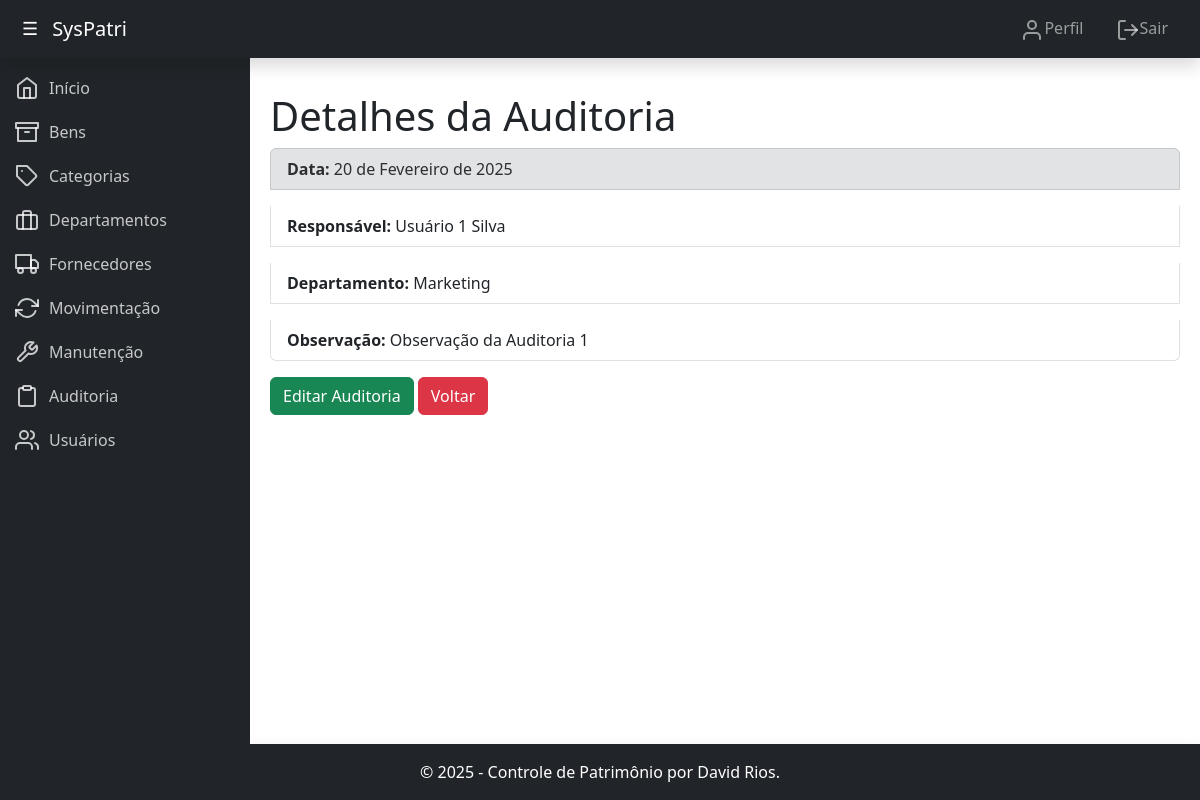
/controle/auditorias/detalhes/1/ (signed in), run on the app's committed database.
### controle/models.py (models this page shows, shortened)
class Auditoria(models.Model):
    departamento = models.ForeignKey(Departamento, on_delete=models.CASCADE, verbose_name="Departamento")
    data = models.DateField(auto_now_add=True, verbose_name="Data da Auditoria")
    responsavel = models.ForeignKey(Usuario, on_delete=models.SET_NULL, null=True, verbose_name="Responsável")
    observacao = models.TextField(verbose_name="Observação")
    class Meta:
        verbose_name = "Auditoria"
        verbose_name_plural = "Auditorias"

### core/models.py (models this page shows)
class Usuario(AbstractUser):
    departamento = models.ForeignKey(Departamento, on_delete=models.SET_NULL, null=True, blank=True, verbose_name="Departamento")
    cargo = models.CharField(max_length=100, blank=True, null=True, verbose_name="Cargo")
    gerente = models.BooleanField(default=False, verbose_name="Gerente")
    groups = models.ManyToManyField(
        'auth.Group',
        verbose_name='groups',
        blank=True,
        help_text='The groups this user belongs to. A user will get all permissions granted to each of their groups.',
        related_name="usuario_groups",  # Nome único para o related_name
        related_query_name="usuario",
    )
    user_permissions = models.ManyToManyField(
        'auth.Permission',
        verbose_name='user permissions',
        blank=True,
        help_text='Specific permissions for this user.',
        related_name="usuario_permissions",  # Nome único para o related_name
        related_query_name="usuario",
    )
    def __str__(self):
        return self.get_full_name() or self.username

### patrimonio/models.py (models this page shows)
class Departamento(models.Model):
    nome = models.CharField(max_length=100, verbose_name="Nome")
    responsavel = models.CharField(max_length=100, verbose_name="Responsável")
    telefone = models.CharField(max_length=20, blank=True, null=True, verbose_name="Telefone")
    def __str__(self):
        return self.nome
    class Meta:
        verbose_name = "Departamento"
        verbose_name_plural = "Departamentos"

### controle/views.py (the view)
# urls.py: path('auditorias/detalhes/<int:pk>/', views.detalhes_auditoria, name='detalhes_auditoria'),
@login_required
def detalhes_auditoria(request, pk):
    auditoria = get_object_or_404(Auditoria, pk=pk)
    return render(request, 'detalhes_auditoria.html', {'auditoria': auditoria})

### controle/templates/detalhes_auditoria.html (shortened to what this page needs)
{% extends 'base.html' %}
{% block content %}
    <h1>Detalhes da Auditoria</h1>
    <ul class="list-group">
        <p class="list-group-item list-group-item-secondary"><strong>Data:</strong> {{ auditoria.data }}</p>
        <p class="list-group-item"><strong>Responsável:</strong> {{ auditoria.responsavel }}</p>
        <p class="list-group-item"><strong>Departamento:</strong> {{ auditoria.departamento }}</p>
        <p class="list-group-item"><strong>Observação:</strong> {{ auditoria.observacao }}</p>
    </ul>
    <a class="btn btn-success" href="{% url 'atualizar_auditoria' auditoria.pk %}">Editar Auditoria</a>
    <a class="btn btn-danger" href="{% url 'listar_auditorias' %}">Voltar</a>
{% endblock %}

### data on the page
Auditoria: data "20 de Fevereiro de 2025", responsavel "Usuário 1 Silva", departamento "Marketing", observacao "Observação da Auditoria 1"
